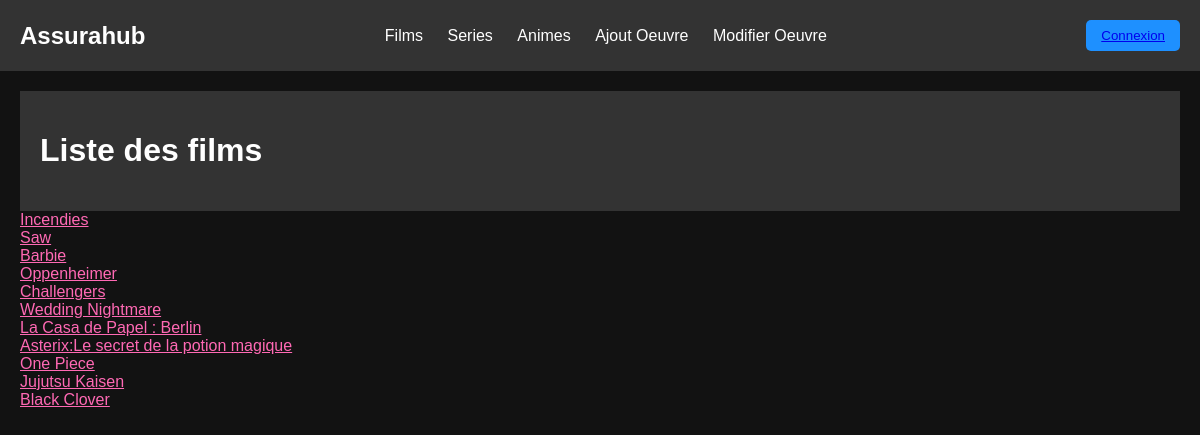
/View/index.php, run on the app's committed database.
### tables this page shows
create table OeuvreCinematographique (
codifOC int AUTO_INCREMENT, 
titreOriginal VARCHAR(250) NOT NULL,
titreFrancais VARCHAR(250) NOT NULL,
anneeSortie int NOT NULL,
resume VARCHAR(1000),
nbEpisode int NOT NULL,
codRea int NOT NULL,
classOC int NOT NULL,
codGenre int NOT NULL,
CONSTRAINT OeuvreCinematographique_pk primary key (codifOC),
CONSTRAINT OeuvreCinematographique_Realisateur_fk FOREIGN key (codRea) REFERENCES Realisateur (codRea),
CONSTRAINT OeuvreCinematographique_Classification_fk FOREIGN key (classOC) REFERENCES Classification (classOC),
CONSTRAINT OeuvreCinematographique_Genre_fk FOREIGN key (codGenre) REFERENCES  Genre (codGenre));

### Model/DAO/OeuvreCinematographiqueDAO.php (the view, shortened to what this page needs)
<?php
class OeuvreCinematographiqueDAO {
    private $bdd;
    public function __construct(\PDO $bdd) {
        $this->bdd = $bdd;
    }
    public  function affichageacceuil(){
            $sql= "SELECT codifOC, titreOriginal FROM OeuvreCinematographique ";
        try {
            $resultat = $this->bdd->query($sql);
        } catch (PDOException $e) {
            die($e->getMessage());
        }
            $result = $resultat->fetchAll(\PDO::FETCH_ASSOC);
            $filmacceuil = [];
            foreach ($result as $acceuil){
                $filmacceuil[] = new Filmacceuil(
                    $acceuil['codifOC'],
                    $acceuil['titreOriginal'],
                );
            }
            $liendetail = "detailoeuvre.php";
        foreach ($result as $acceuil) {
            echo "<div class='film-list'>";
            echo "<a href = '$liendetail' class ='film'  >" .$acceuil['titreOriginal'] ." </a href>";
            echo "</div>";
        }
            return $filmacceuil;
    }
}

### View/assets/style.css (style rules this page uses)
body { background-color: #121212; color: #FFFFFF; font-family: Arial, sans-serif; margin: 0; padding: 0; }
.film { color: hotpink; }

### data on the page
oeuvrecinematographique: titreOriginal "Incendies"
oeuvrecinematographique: titreOriginal "Saw"
oeuvrecinematographique: titreOriginal "Barbie"
oeuvrecinematographique: titreOriginal "Oppenheimer"
oeuvrecinematographique: titreOriginal "Challengers"
oeuvrecinematographique: titreOriginal "Wedding Nightmare"
oeuvrecinematographique: titreOriginal "La Casa de Papel : Berlin"
oeuvrecinematographique: titreOriginal "Asterix:Le secret de la potion magique"
oeuvrecinematographique: titreOriginal "One Piece"
oeuvrecinematographique: titreOriginal "Jujutsu Kaisen"
oeuvrecinematographique: titreOriginal "Black Clover"
